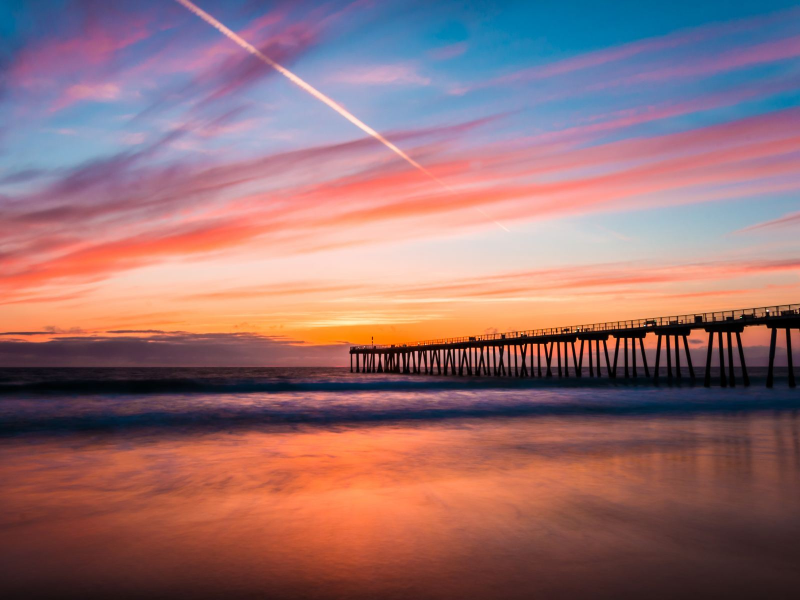
#> input picture data/training/sunset_1.jpg, 1600 x 1200 px, found by its file name (shown at 1/2 size)
$ jupyter execute --allow-errors wgh-pca-experiment.ipynb   (shell and % lines are left out)   (older library calls are emulated)
#> lines starting #> are read from the running program, lines starting #| are printed output that depends on the picture
[cell 1]
from sklearn.decomposition import PCA

[cell 2]
from PIL import Image
import numpy as np
from tqdm import tqdm
from scipy.stats.mstats import gmean

[cell 3]
image = Image.open('./data/training/sunset_1.jpg')
#> image is the input picture: PIL image 1600x1200 RGB; mean R, G, B 148.9, 110.9, 114.2
print(image.size)
#| (1600, 1200)
#image = image.resize((200, 150))
print(image.size)
#| (1600, 1200)

[cell 4]
pca = PCA(n_components=3)

[cell 5]
X = np.array(image).reshape(-1, 3)

[cell 6]
pca.fit(X)

[cell 7]
samples = np.random.randint(-1000, 2, size=X.shape[0])
index = np.where(samples > 0, np.ones(shape=X.shape[0]), np.zeros(shape=X.shape[0])).astype(np.int).nonzero()
Y = pca.transform(X[index]).astype(np.int)
#> Y = 1929 rows, first 8: [-84, 107, 9], [-58, 59, -7], [-89, 125, 19], [-98, 114, 15], [-59, 57, -11], [-58, 69, -11], [-48, 61, -13], [-24, 58, -16]

[cell 8]
Y.shape
#> Out = (1929, 3)

[cell 9]
from matplotlib import pyplot as plt

[cell 10]
X_pca_0 = Y[:, 0]
#> X_pca_0 = 1929 values, max 177 at index 856, min -216 at index 1062, mean 2.51
X_pca_1 = Y[:, 2]
#> X_pca_1 = 1929 values, max 44 at index 1116, min -33 at index 137, mean 0.182

good_colors = np.where(X_pca_0 < 100)[0]
#> good_colors = 1621 values from 0 to 1928

fig = plt.figure(figsize=(12.8, 9.6))
ax = fig.add_subplot(111)

ax.scatter(X_pca_0, X_pca_1, c=X[index]/255)
plt.show()
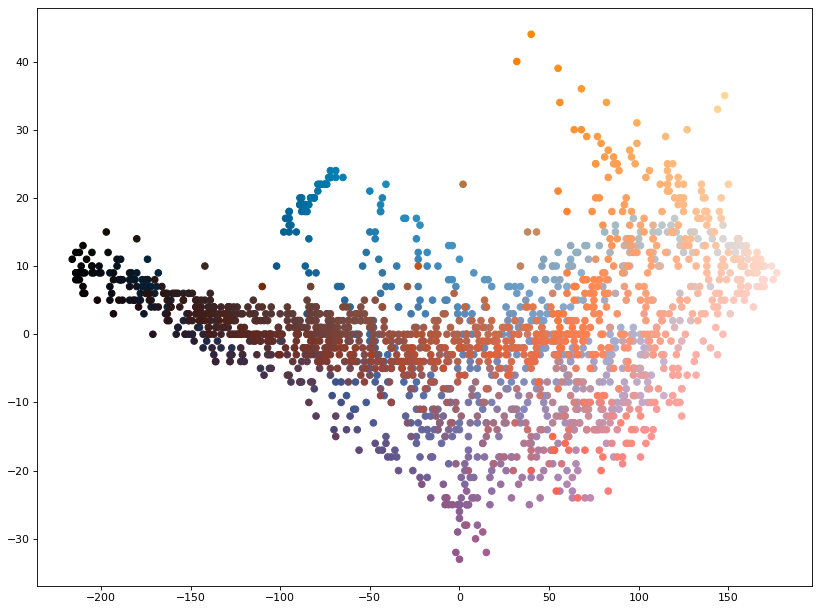
#> figure drawn by matplotlib, 1 panel

[cell 11]
samples = np.random.randint(-1000, 2, size=X.shape[0])

[cell 12]
index = np.where(samples > 0, np.ones(shape=X.shape[0]), np.zeros(shape=X.shape[0])).astype(np.int).nonzero()

[cell 13]
# X_pca_0 = Y[index, 0]
# X_pca_1 = np.where(Y[:, 1] < 0)

#> (a cell that did not finish here is left out)

[cell 15]
from sklearn.cluster import KMeans

[cell 16]
cluster = KMeans(10)

#> (a cell that did not finish here is left out)

#> (a cell that did not finish here is left out)

[cell 19]
def get_palette(color_values):
    palette = np.zeros((50, 50 * len(color_values), 3), dtype=np.int)
    for index, color in enumerate(color_values):
        palette[:,index * 50: (index + 1) * 50] = color
    return palette

#> (a cell that did not finish here is left out)

[cell 21]
good_colors = np.where(X_pca_0 < 100)[0]

[cell 22]
cluster = KMeans(10)
cluster.fit(X[good_colors]/255)
colors = (cluster.cluster_centers_ * 255).astype(np.int)

[cell 23]
plt.imshow(get_palette(colors))
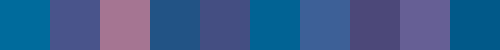
#> shown: shape (50, 500, 3); mean R, G, B 58.1, 92, 141

[cell 24]
cluster.transform(colors[0].reshape(1, -1))

#> (a cell that did not finish here is left out)

#> (a cell that did not finish here is left out)

#> (a cell that did not finish here is left out)

[cell 28]
from PIL import Image
import numpy as np
from tqdm import tqdm
from scipy.stats.mstats import gmean
from sklearn.decomposition import PCA
from matplotlib import pyplot as plt
from sklearn.cluster import KMeans
from pathlib import Path

[cell 29]
def f0(array):
    return .2*(255 + 255 + 255 - np.sum(array))/3
def f1(array):
    return array.max() - array.min()
def f2(array):
    return 0 if f0(array) >= f1(array) else 1

[cell 30]
# [51 lines left out: functions get_palette, get_colors, not called in this run]

[cell 31]
n_colors = 10
#> n_colors = 10
path = Path('./data/training/mountain_1.png')
image_name = path.name.split('.')[0]
#> (the rest of this cell did not finish here and is left out)

$ run again, with data/training/sunset_2.jpg copied over data/training/sunset_1.jpg
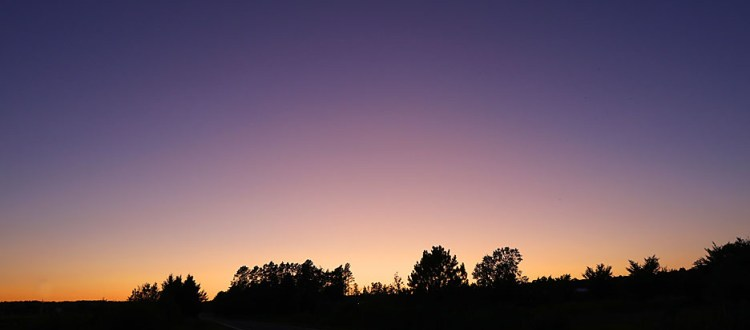
#> input picture data/training/sunset_2.jpg, 750 x 330 px, found by its file name
#> image is the input picture: PIL image 750x330 RGB; mean R, G, B 107.6, 87.6, 102.7
#| (750, 330)
#| (750, 330)
#> Y = 277 rows, first 8: [-71, 16, 0], [-60, 17, 0], [-64, 17, 1], [-76, 16, 0], [-58, 17, 0], [-69, 18, 1], [-51, 16, -1], [-55, 18, 0]
#> X_pca_0 = 277 values, max 209 at index 233, min -167 at index 242, mean 12.77
#> X_pca_1 = 277 values, max 22 at index 233, min -24 at index 254, mean -0.00361
#> good_colors = 214 values from 0 to 276
#> `plt.show()`:
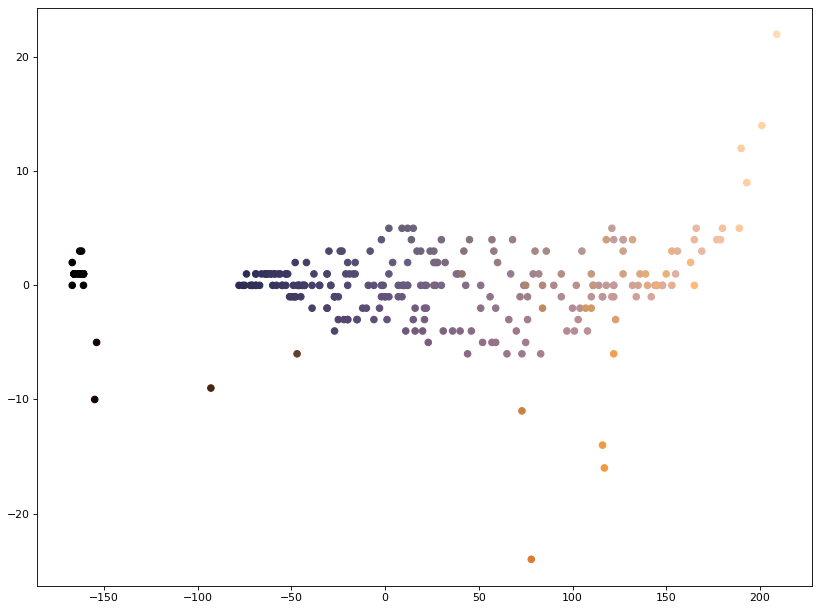
#> figure drawn by matplotlib, 1 panel
#> `[cell 23] plt.imshow(get_palette(colors))`:
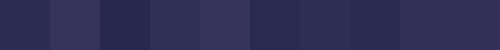
#> shown: shape (50, 500, 3); mean R, G, B 47.6, 45.6, 85.3
#> n_colors = 10

$ run again, with data/training/sunset_4.jpg copied over data/training/sunset_1.jpg
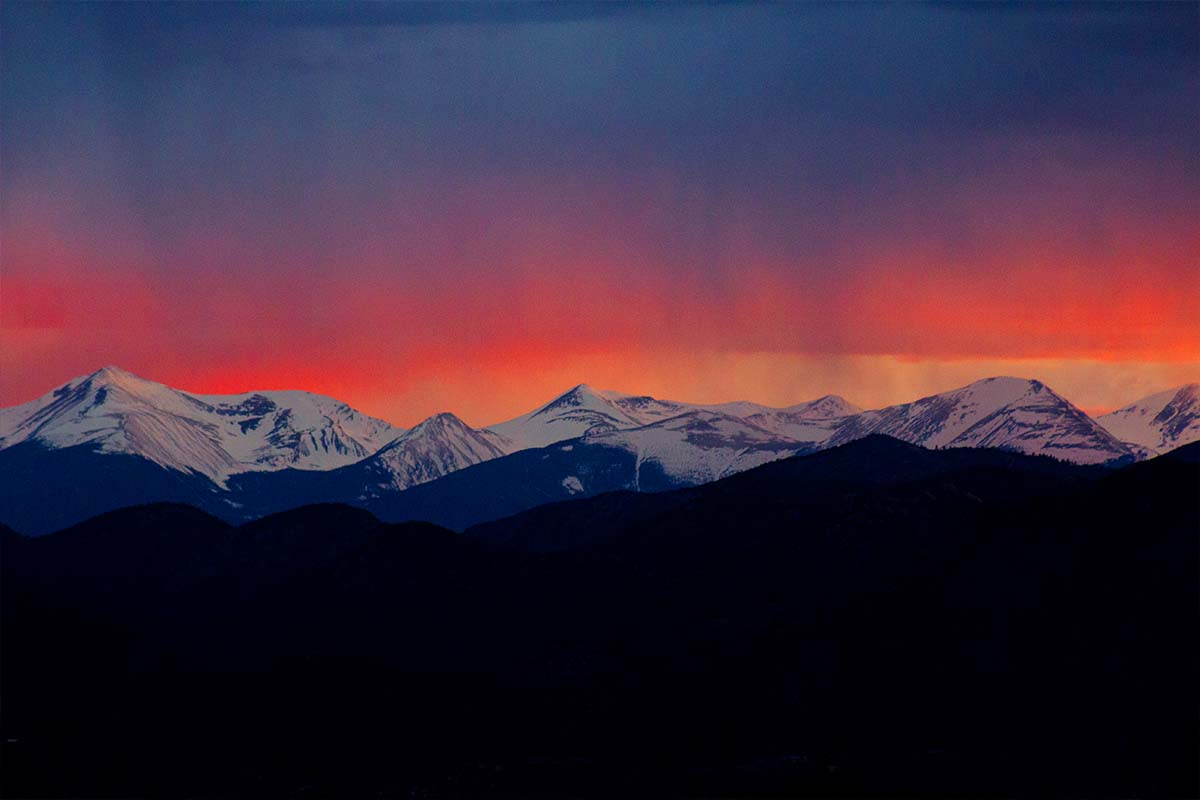
#> input picture data/training/sunset_4.jpg, 1200 x 800 px, found by its file name
#> image is the input picture: PIL image 1200x800 RGB; mean R, G, B 63.3, 43.3, 62
#| (1200, 800)
#| (1200, 800)
#> Y = 991 rows, first 8: [1, 55, 0], [2, 60, 0], [12, 61, -2], [1, 61, 0], [-35, 45, -6], [-5, 53, 0], [-5, 52, -5], [8, 61, 1]
#> X_pca_0 = 991 values, max 181 at index 456, min -95 at index 986, mean 1.7
#> X_pca_1 = 991 values, max 30 at index 468, min -24 at index 489, mean 0.229
#> good_colors = 851 values from 0 to 990
#> `plt.show()`:
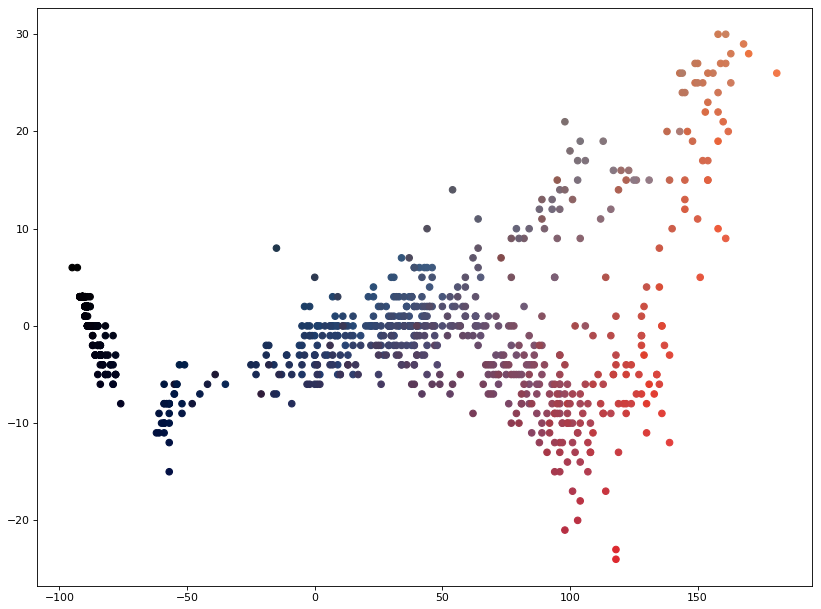
#> figure drawn by matplotlib, 1 panel
#> `[cell 23] plt.imshow(get_palette(colors))`:
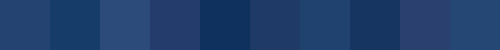
#> shown: shape (50, 500, 3); mean R, G, B 31.8, 62.4, 107.6
#> n_colors = 10

$ run again, with data/training/bird_1.jpg copied over data/training/sunset_1.jpg
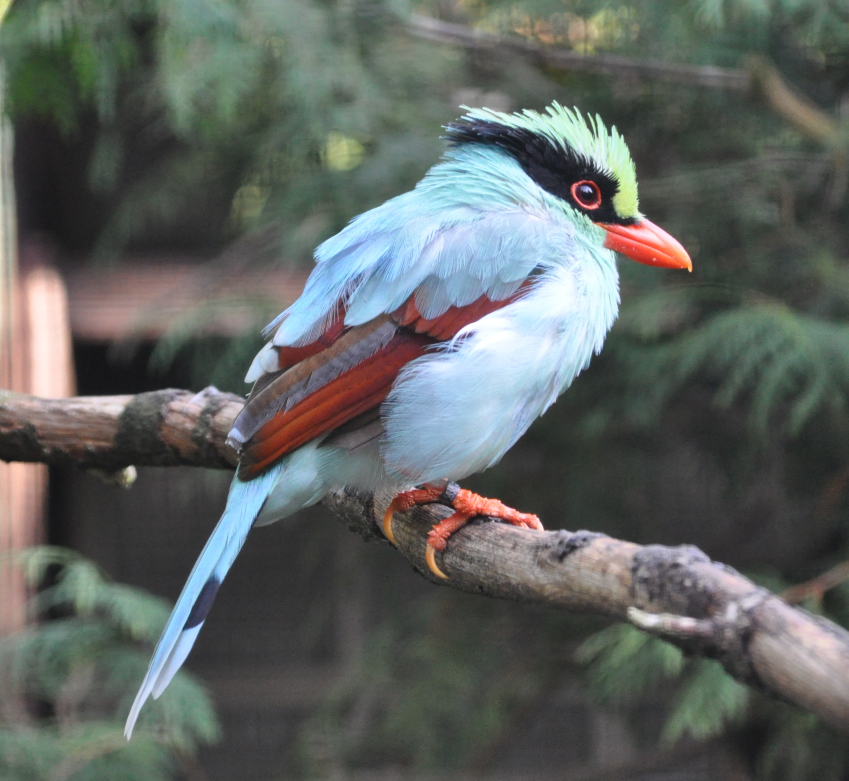
#> input picture data/training/bird_1.jpg, 2546 x 2343 px, found by its file name (shown at 1/3 size)
#> image is the input picture: PIL image 2546x2343 RGB; mean R, G, B 95.3, 100, 97.2
#| (2546, 2343)
#| (2546, 2343)
#> X_pca_0 = 5827 values, max 271 at index 2538, min -132 at index 3901, mean 1.07
#> X_pca_1 = 5827 values, max 56 at index 1571, min -28 at index 1834, mean 0.405
#> good_colors = 4962 values from 0 to 5826
#> `plt.show()`:
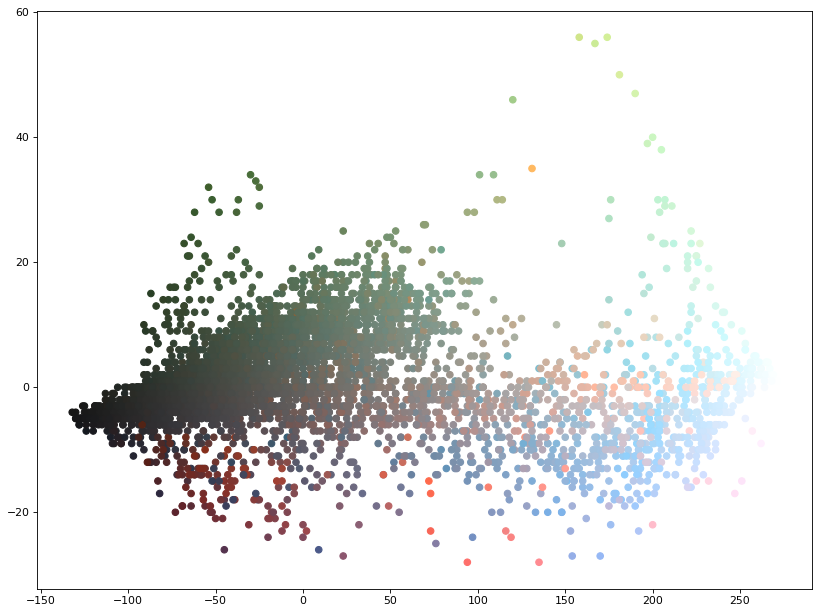
#> figure drawn by matplotlib, 1 panel
#> `[cell 23] plt.imshow(get_palette(colors))`:
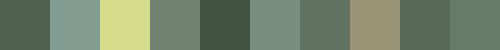
#> shown: shape (50, 500, 3); mean R, G, B 116.2, 131.7, 107.6
#> n_colors = 10
